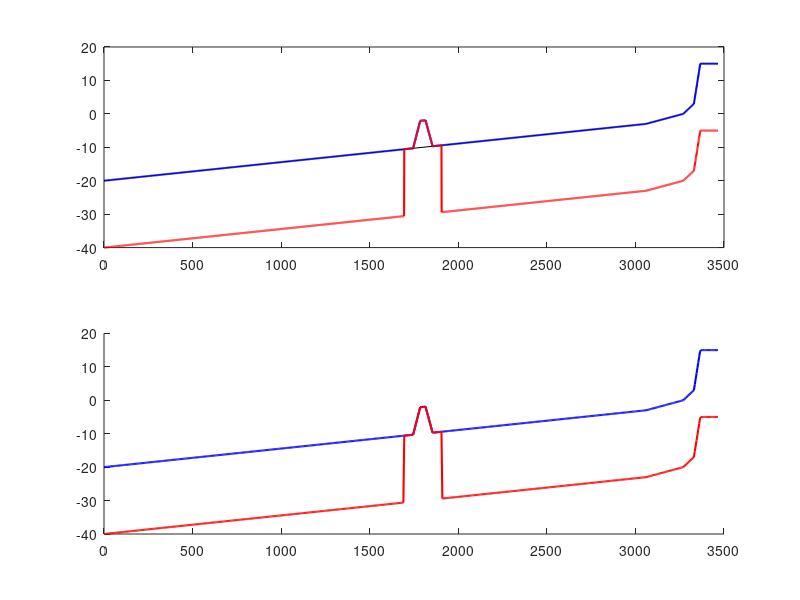

Here is the MATLAB script that generated this plot:
close all; clear all;

% Set up simple simulation to test effect rif

% profile withou rif:
zref = [-20 -3 0 3 15 15];
dzref = [17 3 3 12];
sref = [180 70 20 3];
xref = [0 cumsum(dzref.*sref) sum(dzref.*sref)+100];
 
dx = 1;
x = 0:dx:xref(end);
z1 = interp1(xref,zref,x);

% profile with rif:
xrifb = x(find(z1==-10));
zrifb = 10-2; % keep rif 2 meters below mean sea level so it is expected to remain below 
rifs = 5;
xrif = [xrifb-15-8*rifs xrifb-15 xrifb+15 xrifb+15+8*rifs];
zrif = [z1(find(x==xrif(1))) z1(find(x==xrif(2)))+8 z1(find(x==xrif(3)))+8 z1(find(x==xrif(4)))];
xt = xrif(1):1:xrif(end);
z2t = interp1(xrif,zrif,xt);
ind1 = find(x==xrif(1));
ind2 = find(x==xrif(end));

z2 = z1;
z2(ind1:ind2) = z2t;

sandlayer = z2*0.0;
sandlayer(:) = 20;
sandlayer(ind1-round(50/dx):ind2+round(50/dx)) = 0; 
zsl = z2-20;
zsl(ind1-round(50/dx):ind2+round(50/dx)) = z2(ind1-round(50/dx):ind2+round(50/dx));

% interpolate all on grid with dx = 5m
xi = 0:5:x(end);
z1i = interp1(x,z1,xi);
z2i = interp1(x,z2,xi);
sli = interp1(x,sandlayer,xi);
zsli = interp1(x,zsl,xi);

figure; 
subplot(2,1,1); plot(xref,zref,'k'); hold on; plot(x,z2,'b','LineWidth',1.5); %plot(x,z1,'b--','LineWidth',1.5);
plot(x,zsl,'r','LineWidth',1.5);
subplot(2,1,2); hold on; plot(xi,z2i,'b','LineWidth',1.5); %plot(xi,z1i,'b--','LineWidth',1.5);
plot(xi,zsli,'r','LineWidth',1.5);

z1ip = repmat(z1i,3,1);
z2ip = repmat(z2i,3,1);
slip = repmat(sli,3,1);

save('bed.dep','z2ip','-ascii');
save('bed_no_rif.dep','z1ip','-ascii');
save('hardlayer.dep','slip','-ascii');

